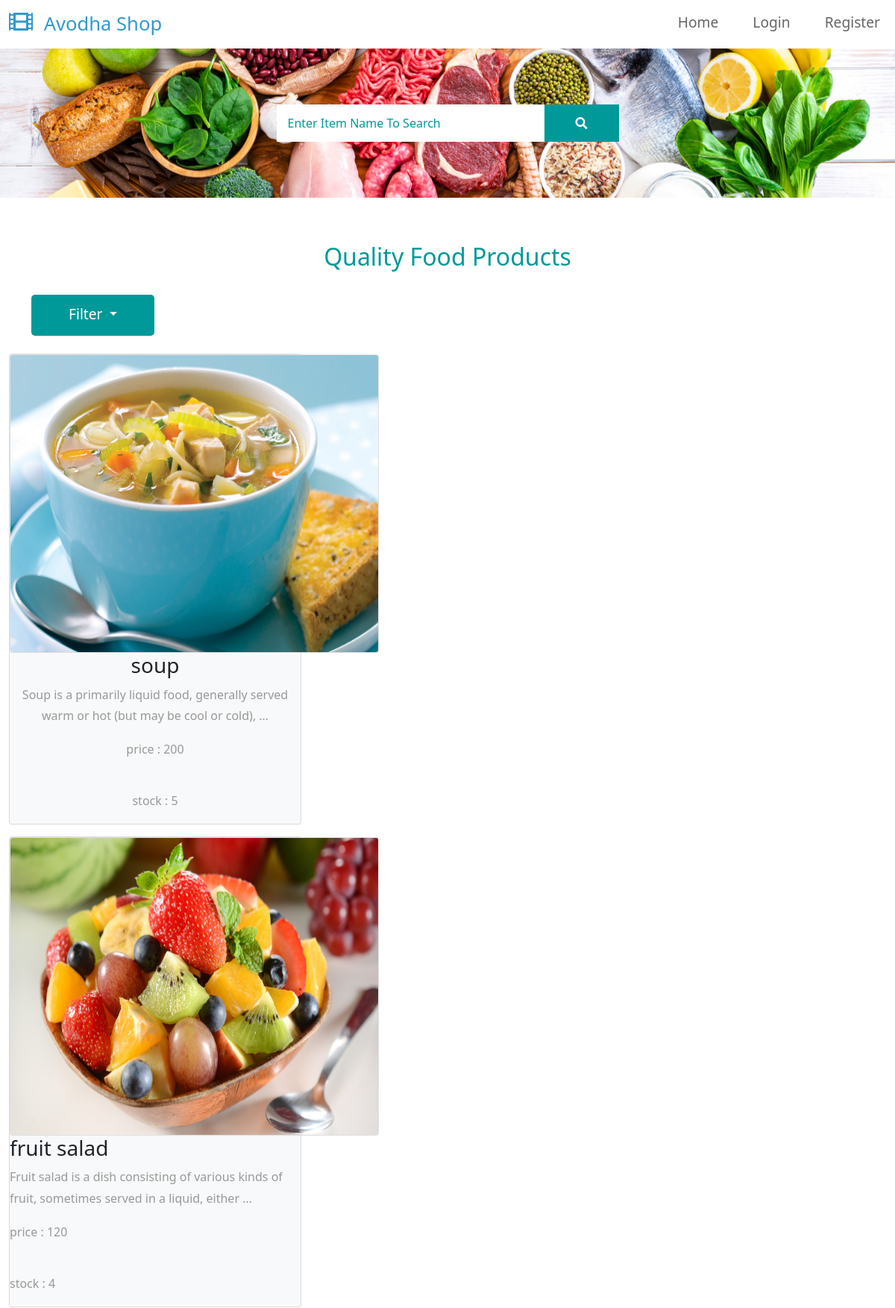
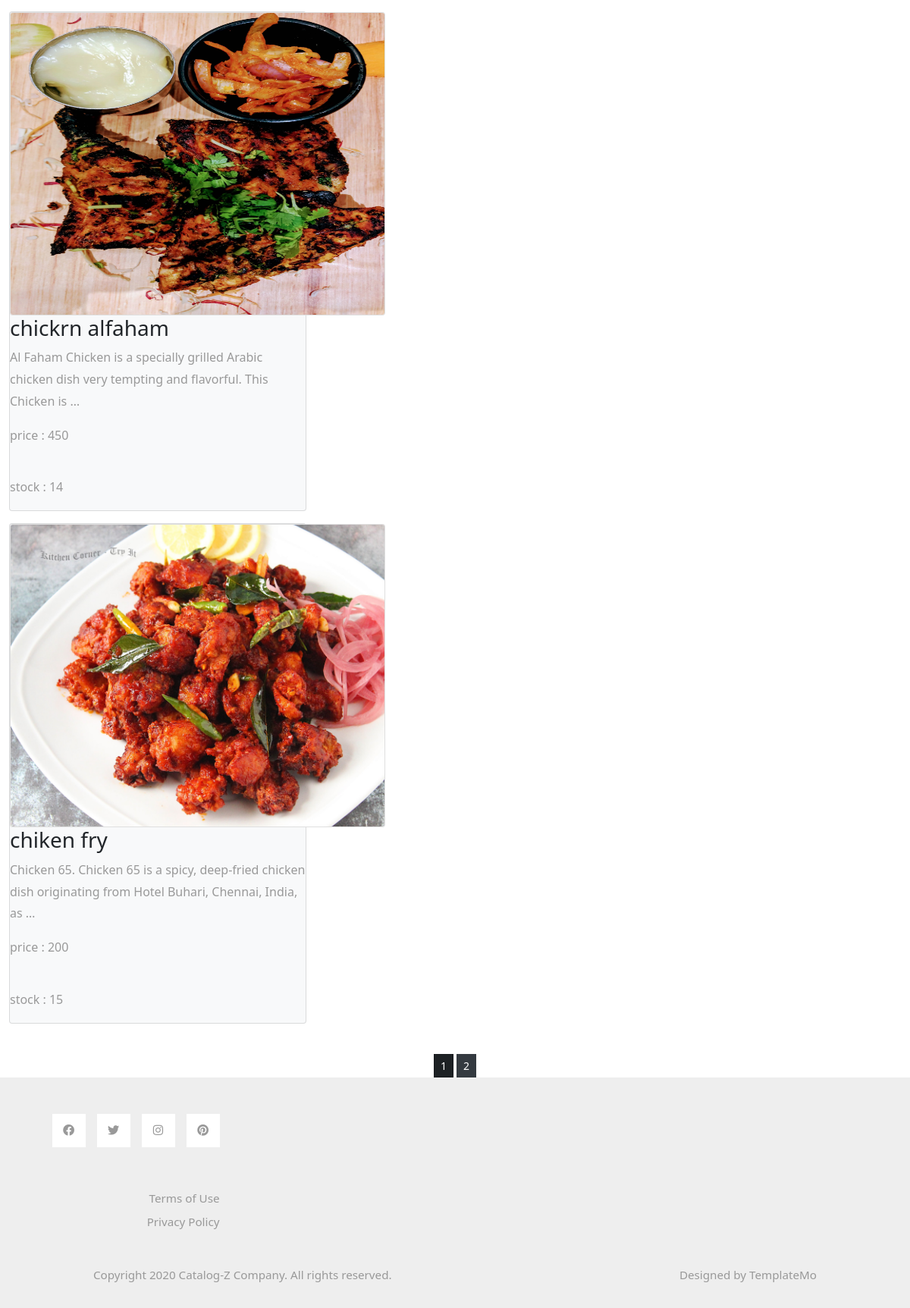
The page / on the database its author committed (2 pictures, top to bottom).
### shop/models.py (models this page shows, shortened)
class product(models.Model):
    name = models.CharField(max_length=150, unique=True)
    slug = models.SlugField(max_length=150, unique=True)
    img = models.ImageField(upload_to='product')
    desc = models.TextField()
    stock = models.IntegerField()
    available = models.BooleanField()
    price = models.IntegerField()
    category = models.ForeignKey(categ, on_delete=models.CASCADE)
    def get_url(self):
        return reverse('details', args=[self.category.slug, self.slug])

### shop/views.py (the view)
# urls.py: 2. Add a URL to urlpatterns:  path('', views.home, name='home')
def home(request, c_slug=None):
    c_page = None
    prodt = None
    if c_slug != None:
        c_page = get_object_or_404(categ, slug=c_slug)
        prodt = product.objects.filter(category=c_page, available=True)
    else:
        prodt = product.objects.all().filter(available=True)
    cat = categ.objects.all()
    paginator=Paginator(prodt,4)
    try:
        page=int(request.GET.get('page','1'))
    except:
        page=1
    try:
        pro=paginator.page(page)
    except(EmptyPage,InvalidPage):
        pro=paginator,page(paginator.num_pages)
    return render(request, 'home.html',{'pr': prodt, 'ct': cat,'pg':pro})

### cart/context_processor.py (called while the page is built)
def count(request):
    item_count=0
    if 'admin' in request.path:
        return{}
    else:
        try:
            ct=cartlist.objects.filter(cart_id=c_id(request))
            cti=items.objects.all().filter(cart=ct[:1])
            for c in cti:
                item_count +=c.quan
        except cartlist.DoesNotExist :
            item_count=0
        return dict(itc=item_count)

### cart/views.py (called while the page is built)
def c_id(request):
    ct_id = request.session.session_key
    if not ct_id:
        ct_id = request.session.create()

### shop/models.py (called while the page is built)
    def get_url(self):
        return reverse('prod_cat', args=[self.slug])

### templates/home.html (shortened to what this page needs)
{% extends 'base.html' %}
{% block content %}
{% load static %}
    <div class="tm-hero d-flex justify-content-center align-items-center" data-parallax="scroll" data-image-src={% static "hm/img/well-foods-microbiome-videoSixteenByNine3000-v2.jpg" %}>
<div>
<form class="d-flex tm-search-form" action="{% url 'search' %}" method="get">
            <input class="form-control tm-search-input" type="search" placeholder="Enter Item Name To Search" aria-label="Search" name="q">
            <button class="btn btn-outline-success tm-search-btn" type="submit">
                <i class="fas fa-search"></i>
            </button>
        </form>
</div>
    </div>
    <div class="container-fluid tm-container-content tm-mt-60">
        <div class="row mb-4">
            <center>
            <h2 class="col-6 tm-text-primary">
                Quality Food Products
            </h2>
                </center>
        </div>
    </div>
            <div class="container">
  <div class="dropdown">
    <button type="button" class="btn btn-primary dropdown-toggle" data-toggle="dropdown" >Filter
    </button>
  </div>
</div>
<br>
        <div class="container-fluid">
  <div class="col-md-4">
      <center>{% for i in pg.object_list %}
          <div class="card-float">
                <div class="card bg-light mb-3" >
                    <a class="imgover" href={{ i.get_url }} >
                    <img class="card img-top" src={{ i.img.url }} alt="Image" class="" style="align:center; float:center; height:400px; width:495px;"></a>
                        <h3 class="card-title">{{i.name}}</h3>
                        <p class="card-text">{{i.desc|truncatewords:17}}</p>
                        <p>price : {{i.price}}</p>
                        <br>
                        <p>stock : {{i.stock}}</p>
                </div>
          </div>
                          </center>
      {% endfor %}
       </div>
        </div>
<br>
    <center>
        {% for p in pg.paginator.page_range %}
        <a href="?page={{p}}" class="btn btn-dark btn-sm{% if pg.number == p %} active {% endif %}">{{p}}</a>
        {% endfor %}
    </center>
    <footer class="tm-bg-gray pt-5 pb-3 tm-text-gray tm-footer">
        <div class="container-fluid tm-container-small">
            <div class="row">
                <div class="col-lg-3 col-md-6 col-sm-6 col-12 px-5 mb-5">
                    <ul class="tm-social-links d-flex justify-content-end pl-0 mb-5">
                        <li class="mb-2"><a href="https://facebook.com"><i class="fab fa-facebook"></i></a></li>
                        <li class="mb-2"><a href="https://twitter.com"><i class="fab fa-twitter"></i></a></li>
                        <li class="mb-2"><a href="https://instagram.com"><i class="fab fa-instagram"></i></a></li>
                        <li class="mb-2"><a href="https://pinterest.com"><i class="fab fa-pinterest"></i></a></li>
                    </ul>
                    <a href="#" class="tm-text-gray text-right d-block mb-2">Terms of Use</a>
                    <a href="#" class="tm-text-gray text-right d-block">Privacy Policy</a>
                </div>
            </div>
            <div class="row">
                <div class="col-lg-8 col-md-7 col-12 px-5 mb-3">
                    Copyright 2020 Catalog-Z Company. All rights reserved.
                </div>
                <div class="col-lg-4 col-md-5 col-12 px-5 text-right">
                    Designed by <a href="https://templatemo.com" class="tm-text-gray" rel="sponsored" target="_parent">TemplateMo</a>
                </div>
            </div>
        </div>
    </footer>
</body>
</html>
{% endblock %}

### templates/base.html (shortened to what this page needs)
{% load static %}
<!DOCTYPE html>
<html lang="en">
<head>
    <link rel="stylesheet" href={% static "hm/css/bootstrap.min.css" %} >
    <link rel="stylesheet" href={% static "hm/fontawesome/css/all.min.css" %}>
    <link rel="stylesheet" href={% static "hm/css/templatemo-style.css" %} >
</head>
<body>
    <nav class="navbar navbar-expand-lg">
        <div class="container-fluid">
            <a class="navbar-brand" href="/">
                <i class="fas fa-film mr-2"></i>
                Avodha Shop
            </a>
            <div class="collapse navbar-collapse" id="navbarSupportedContent">
            <ul class="navbar-nav ml-auto mb-2 mb-lg-0">
                <li class="nav-item">
                    <a class="nav-link nav-link-2" href="/">Home</a>
                </li>
                {% if user.is_authenticated %}
                <li class="nav-item">
                    <a class="nav-link nav-link-4" href="#">Hai {{user.username}}</a>
                </li>
                <li class="nav-item">
                    <a class="nav-link nav-link-3" href="{% url 'cartDetails' %}"><i class="fa fa-shopping-cart" style="font-size:24px">{{itc}}</i></a>
                </li>
                 <li class="nav-item">
                    <a class="nav-link nav-link-4" href="accounts/logout">Logout</a>
                </li>
                {% else %}
                <li class="nav-item">
                    <a class="nav-link nav-link-3" href="accounts/login">Login</a>
                </li>
                <li class="nav-item">
                    <a class="nav-link nav-link-4" href="accounts/register">Register</a>
                </li>
                {% endif %}
            </ul>
            </div>
        </div>
    </nav>
{% block content %}
{% endblock %}

### static/hm/css/templatemo-style.css (style rules this page uses)
p { line-height: 1.8; }
a { text-decoration: none; transition: all 0.3s ease; }
.container-fluid { max-width: 1770px; }
.tm-container-small { max-width: 1050px; }
.btn { border-radius: 0; }
.btn-primary { background-color: #009999; border: 0; border-radius: 5px; padding: 12px 50px 14px; font-size: 1.2rem; }
.form-control { padding: 10px 20px; width: 100%; height: auto; }
.navbar-brand { color: #3399CC; font-size: 1.6rem; }
.navbar-brand i { font-size: 2rem; }
.tm-hero { min-height: 200px; background: transparent; }
.tm-mt-60 { margin-top: 60px; }
.tm-text-primary { color: #009999; }
.tm-bg-gray { background-color: #EEEEEE; }
.nav-item { margin-right: 30px; }
.nav-item:last-child { margin-right: 0; }
.nav-link { color: #666666; border-bottom: 4px solid transparent; font-size: 1.2rem; }
.tm-search-input { width: 360px; border-radius: 0; padding: 12px 15px; color: #009999; border: none; }
.tm-search-input::placeholder { color: #009999; opacity: 1; }
.tm-search-btn { color: white; background-color: #009999; border: none; width: 100px; height: 50px; margin-left: -1px; }
p, .tm-text-gray { color: #999; }
.tm-social-links li { list-style: none; margin-right: 15px; }
.tm-social-links li:last-child { margin-right: 0; }
.tm-social-links li a { color: #999999; width: 44px; height: 44px; display: flex; background-color: #fff; align-items: center; justify-content: center; }
.tm-footer { font-size: 0.95rem; }
.form-control, input:-internal-autofill-selected, select:not([multiple]) { color: #009999 !important; }
.form-control::placeholder { color: #009999; opacity: 1; }

### rows shown on the page
product: img (picture), name "soup", desc "Soup is a primarily liquid food, generally served warm or hot (but may be cool or cold), …", price "200", stock "5"
product: img (picture), name "fruit salad", desc "Fruit salad is a dish consisting of various kinds of fruit, sometimes served in a liquid, either …", price "120", stock "4"
product: img (picture), name "chickrn alfaham", desc "Al Faham Chicken is a specially grilled Arabic chicken dish very tempting and flavorful. This Chicken is …", price "450", stock "14"
product: img (picture), name "chiken fry", desc "Chicken 65. Chicken 65 is a spicy, deep-fried chicken dish originating from Hotel Buhari, Chennai, India, as …", price "200", stock "15"

### other values the page prints
{{ p }} "1" "2"
